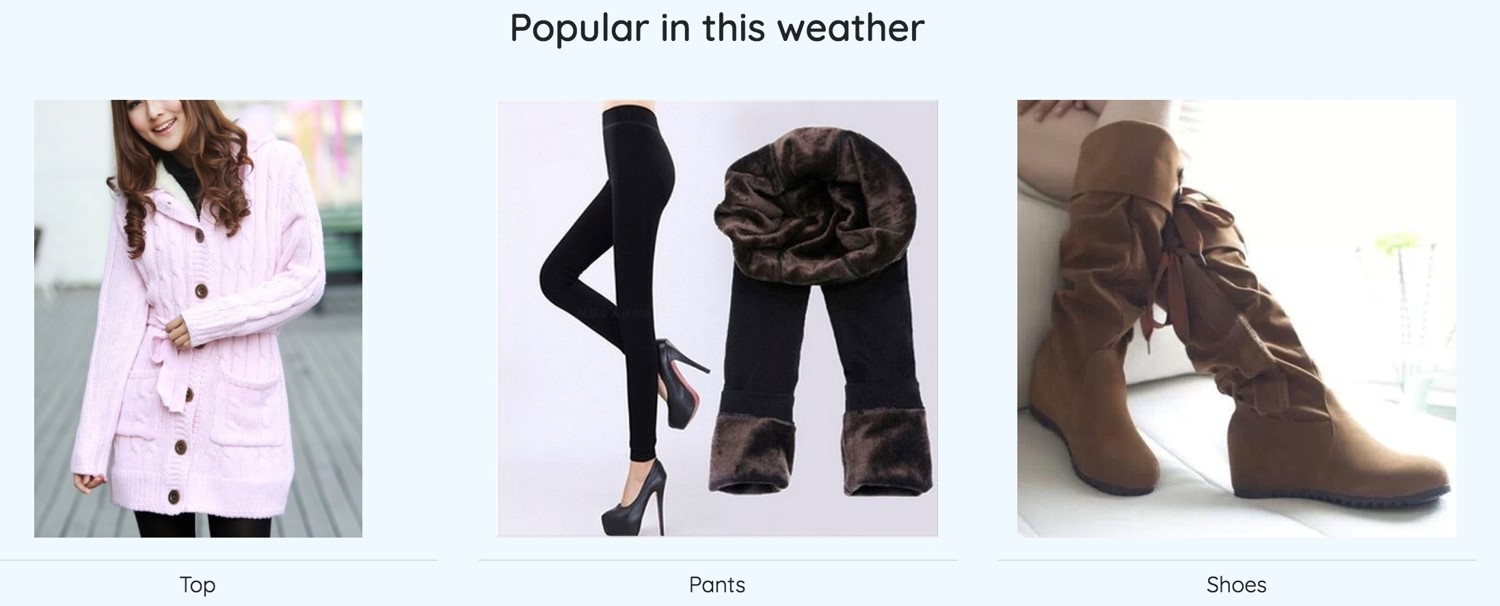
#> input picture images/ui_2.jpg, 1500 x 606 px
$ python -i image_utils.py   (imports and definitions only)   (older library calls are emulated)
#> lines starting #> are read from the running program, lines starting #| are printed output that depends on the picture; after the words box and inside, x2 and y2 are one past the last pixel; in counts of white or black regions, pixels touching at a corner belong together
#coding:utf-8
# -*- coding: utf-8 -*-
# @Time    : 2019/1/24
# @Author  : yangguofeng
# @Software: Pycharm

from PIL import Image, ImageOps, ImageFilter
import numpy as np
import cv2
import matplotlib.pyplot as plt


# [25 lines left out: functions pad_image, remove_alpha, not called in this run]


def resize_image(img, size):
    return img.resize(size, Image.ANTIALIAS)


# [39 lines left out: functions process_image, get_edges, get_mask, not called in this run]


def threshold_mask(img_path, thresh=200):
    """
    Get image threshold mask.
    """
#> called with img_path = '../../../images/ui_2.jpg', thresh = 200

    # Read image
    im_in = cv2.imread(img_path)
#> im_in is the input picture: shape (606, 1500, 3); mean B, G, R 202.7, 198.3, 198.3

    # grayscale and blur
    im_in = cv2.cvtColor(im_in, cv2.COLOR_BGR2GRAY)
#> im_in: shape (606, 1500)
    im_in = cv2.GaussianBlur(im_in, (5, 5), 0)

    # get threshold mask
    _, thresh_mask = cv2.threshold(im_in, thresh, 255, cv2.THRESH_BINARY)
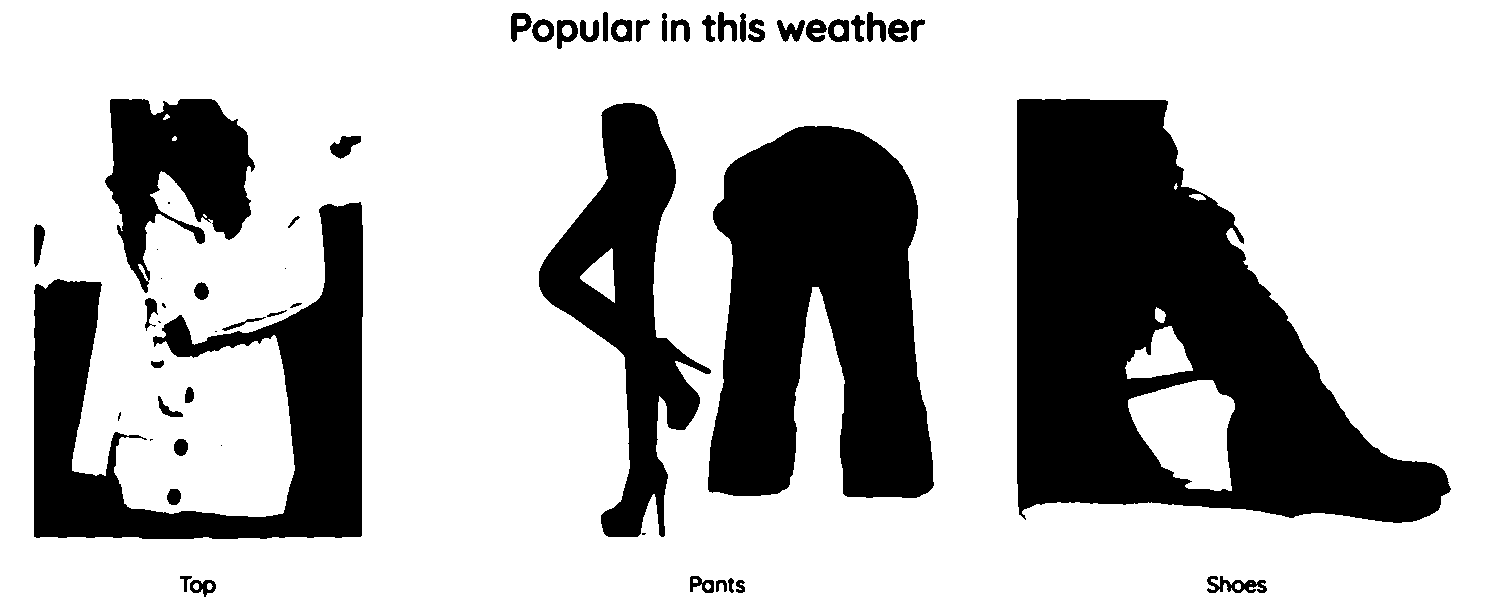
#> thresh_mask: shape (606, 1500); 71.8% white; 56 black regions (11 under 20 px), largest, box (x1, y1, x2, y2) and area: (1017, 99, 1451, 523) 98965, (708, 126, 934, 498) 61381, (34, 202, 363, 539) 43621
    im_masked = cv2.bitwise_not(thresh_mask)
#> im_masked: shape (606, 1500); 28.2% white; 56 white regions (11 under 20 px)

    # fill contours of threshold mask
    _, contours, _ = cv2.findContours(im_masked, cv2.RETR_TREE, cv2.CHAIN_APPROX_SIMPLE)
#> contours = 79 contours, 14 with area under 20; largest, box (x1, y1, x2, y2) and area: (1017, 99, 1451, 523) 108739, (708, 126, 934, 498) 60678, (34, 202, 363, 539) 42532, (539, 103, 711, 537) 28234, (105, 99, 255, 293) 15790
    for cnt in contours:
        cv2.drawContours(im_masked, [cnt], 0, 255, -1)
#> this loop made 79 passes
#> cnt on passes 14, 16, 18, 23, 24, 31, 32, 33, 37: [[642, 533], [642, 534], [644, 534], [645, 533]], [[221, 445]], [[150, 439], [150, 440], [151, 439], [152, 439]], [[215, 331], [216, 331]], [[158, 321], [159, 322], [160, 322], [159, 321]], [[161, 278]], [[285, 268]], [[157, 249]], [[168, 202], [168, 203], [169, 203], [169, 202]]
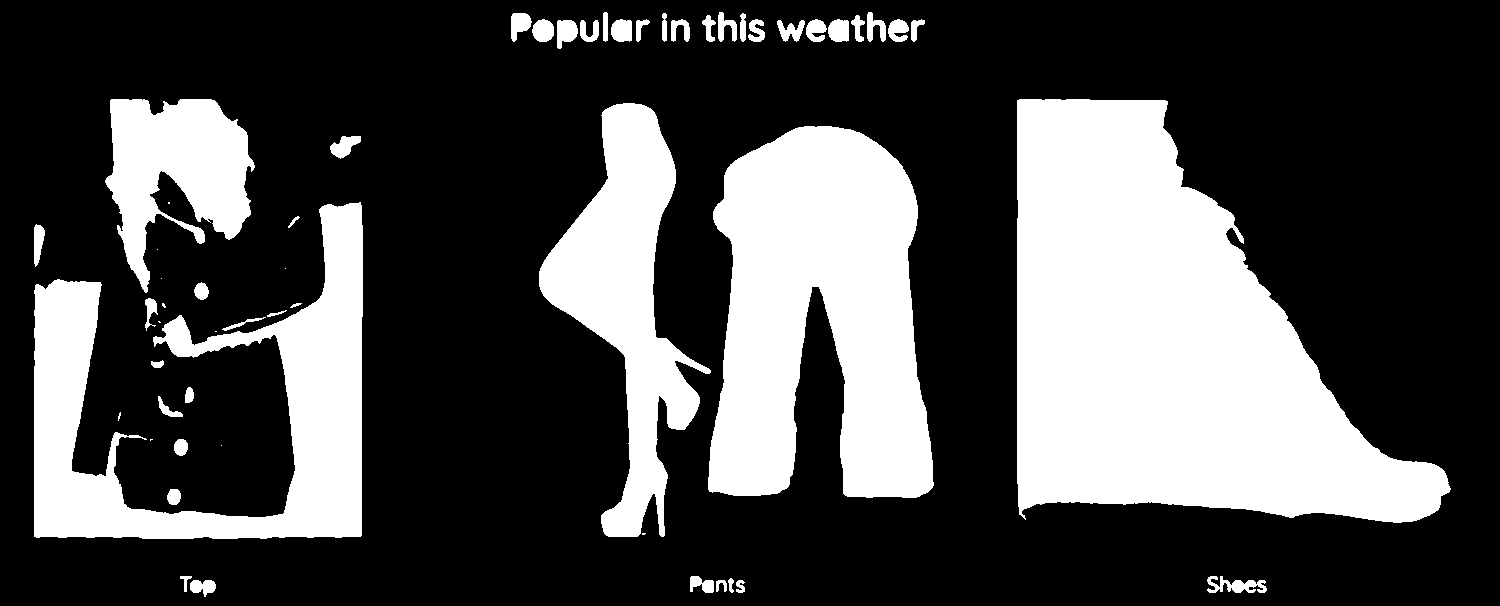
#> im_masked: shape (606, 1500); 29.6% white; 56 white regions (11 under 20 px), largest, box (x1, y1, x2, y2) and area: (1017, 99, 1451, 523) 109508, (708, 126, 934, 498) 61381, (34, 202, 363, 539) 43621

    # smooth and dilate
    smooth = cv2.GaussianBlur(im_masked, (9, 9), 0)
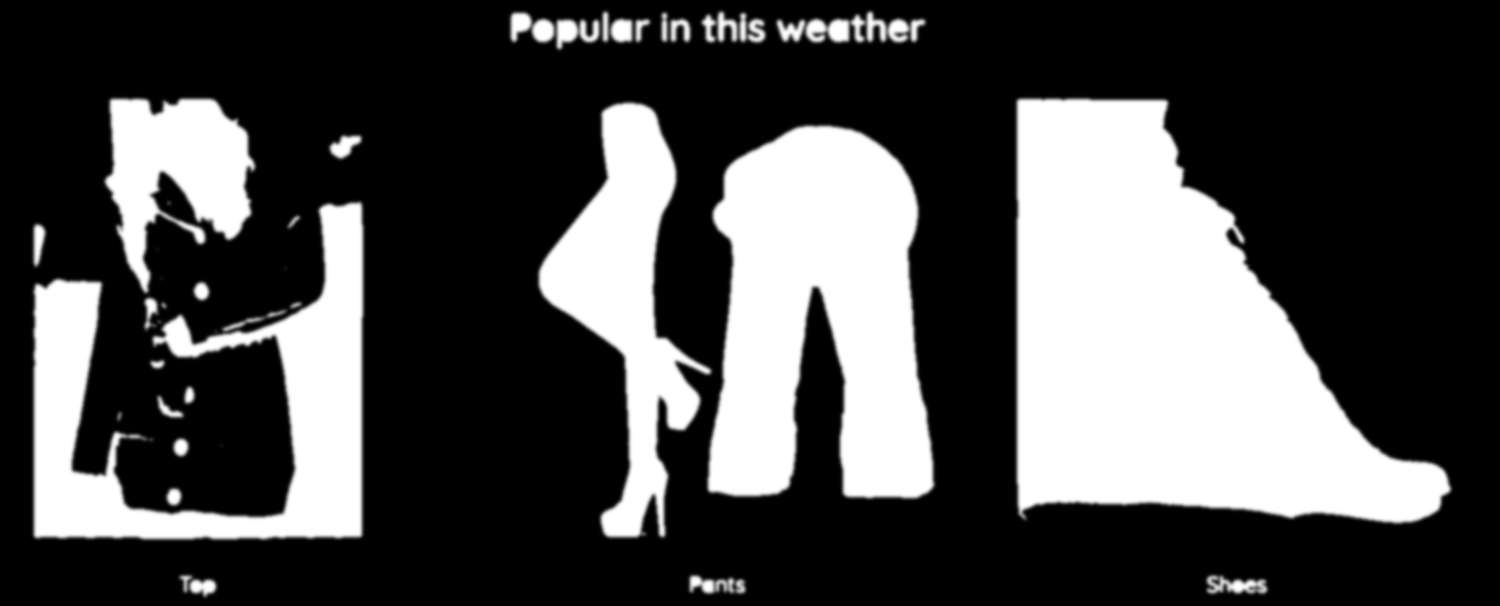
#> smooth: shape (606, 1500); min 0, max 255, mean 75.4
    _, thresh_mask2 = cv2.threshold(smooth, 0, 255,
                               cv2.THRESH_BINARY + cv2.THRESH_OTSU)
#> thresh_mask2: shape (606, 1500); 29.5% white; 41 white regions (2 under 20 px), largest, box (x1, y1, x2, y2) and area: (1017, 99, 1450, 523) 109509, (708, 126, 934, 498) 61387, (34, 203, 363, 539) 43573
    kernel = np.ones((2, 2), np.uint8)
    im_out = cv2.dilate(thresh_mask2, kernel, iterations=1)
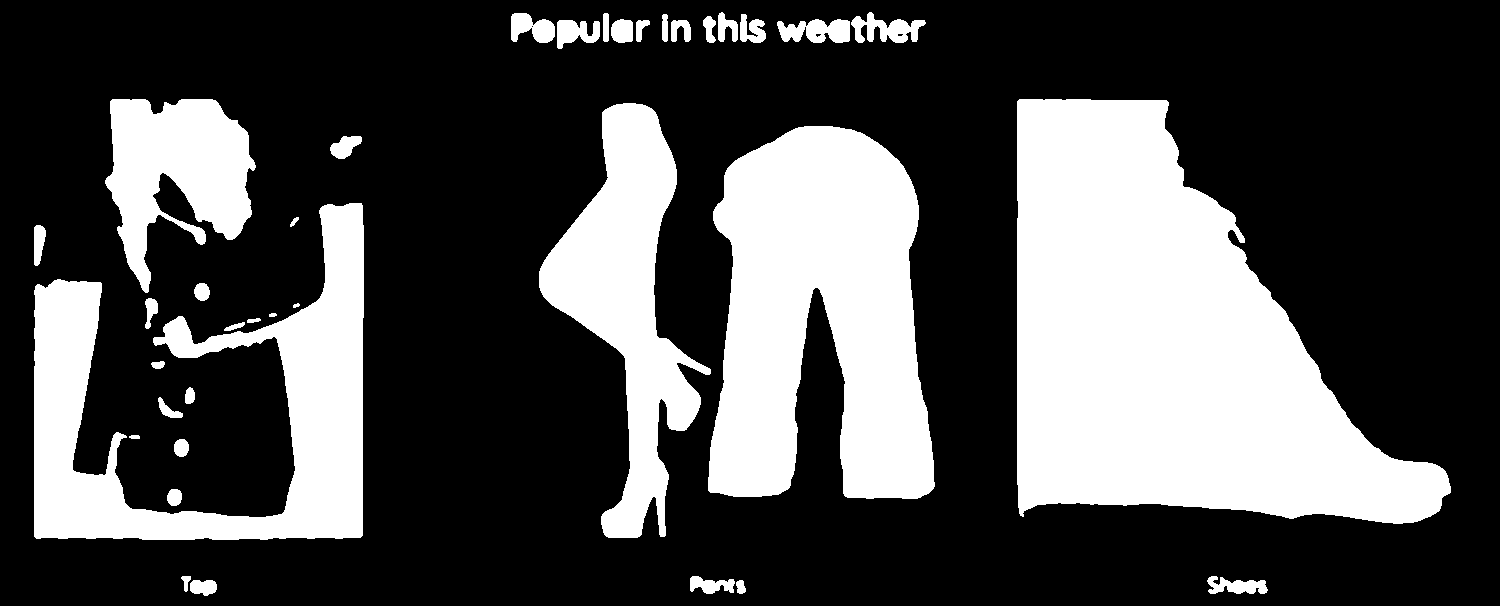
#> im_out: shape (606, 1500); 30.2% white; 37 white regions, largest, box (x1, y1, x2, y2) and area: (1017, 99, 1451, 524) 110434, (708, 126, 935, 499) 62236, (34, 203, 364, 540) 44797

    return Image.fromarray(im_out)


# [27 lines left out: functions plot_img_row, plot_img, not called in this run]

>>> result = threshold_mask('../../../images/ui_2.jpg')

$ run again, on images/ssd.PNG
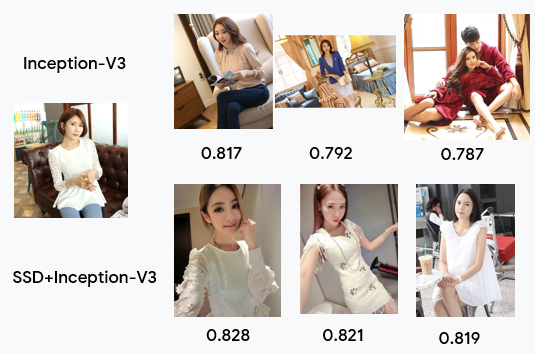
#> input picture images/ssd.PNG, 535 x 354 px
#> in threshold_mask, im_in is the input picture: shape (354, 535, 3); mean B, G, R 192.9, 198.6, 207.2
#> in threshold_mask, `_, thresh_mask = cv2.threshold(im_in, thresh, 255, cv2.THRESH_BINARY)`:
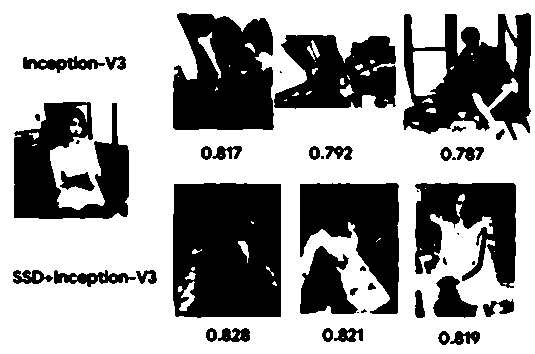
#> thresh_mask: shape (354, 535); 62.9% white; 45 black regions (9 under 20 px), largest, box (x1, y1, x2, y2) and area: (173, 183, 281, 318) 13856, (173, 13, 274, 130) 9566, (403, 13, 531, 140) 9378
#> contours = 131 contours, 57 with area under 20; largest, box (x1, y1, x2, y2) and area: (173, 183, 281, 318) 14098, (403, 13, 531, 140) 10695, (173, 13, 274, 130) 9669, (14, 102, 129, 219) 7858, (300, 183, 399, 314) 6980
#> the loop in threshold_mask, `for cnt in contours:` made 131 passes
#> cnt on passes 12, 13, 17, 25, 39, 40, 43, 48: [[244, 337], [245, 336], [246, 337], [245, 338]], [[225, 337], [226, 336], [227, 337], [226, 338]], [[357, 312], [358, 312]], [[150, 279], [151, 278], [152, 279], [151, 280]], [[457, 233], [458, 234], [458, 233]], [[417, 190], [417, 191], [418, 191]], [[493, 251], [494, 250], [495, 251], [494, 252]], [[424, 188], [425, 187], [426, 188], [425, 189]]
#> thresh_mask2: shape (354, 535); 39% white; 34 white regions (2 under 20 px), largest, box (x1, y1, x2, y2) and area: (173, 13, 396, 130) 16912, (173, 183, 281, 318) 14331, (403, 13, 531, 139) 11142
#> in threshold_mask, `im_out = cv2.dilate(thresh_mask2, kernel, iterations=1)`:
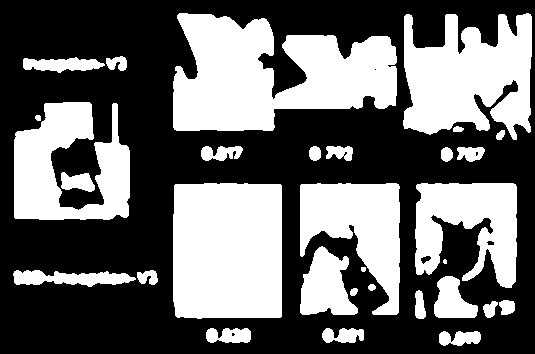
#> im_out: shape (354, 535); 41% white; 31 white regions (1 under 20 px), largest, box (x1, y1, x2, y2) and area: (173, 13, 397, 131) 17484, (173, 183, 282, 319) 14578, (403, 13, 532, 140) 11670
